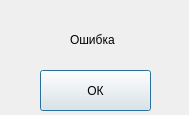
<?xml version="1.0" encoding="UTF-8"?>
<ui version="4.0">
 <class>error_dialog</class>
 <widget class="QDialog" name="error_dialog">
  <property name="geometry">
   <rect>
    <x>0</x>
    <y>0</y>
    <width>189</width>
    <height>115</height>
   </rect>
  </property>
  <property name="windowTitle">
   <string>Dialog</string>
  </property>
  <widget class="QLabel" name="error_label">
   <property name="geometry">
    <rect>
     <x>70</x>
     <y>30</y>
     <width>51</width>
     <height>20</height>
    </rect>
   </property>
   <property name="text">
    <string>Ошибка</string>
   </property>
  </widget>
  <widget class="QPushButton" name="confirm_error_dialog">
   <property name="geometry">
    <rect>
     <x>40</x>
     <y>70</y>
     <width>111</width>
     <height>41</height>
    </rect>
   </property>
   <property name="text">
    <string>ОК</string>
   </property>
  </widget>
 </widget>
 <resources/>
 <connections/>
</ui>
